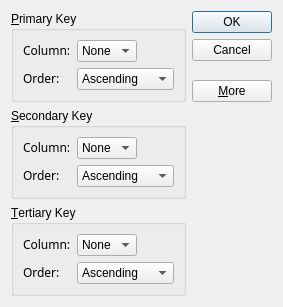
<ui version="4.0" >
 <author></author>
 <comment></comment>
 <exportmacro></exportmacro>
 <class>SortDialog</class>
 <widget class="QDialog" name="SortDialog" >
  <property name="windowTitle" >
   <string>Sort</string>
  </property>
  <layout class="QGridLayout" >
   <item rowspan="2" row="0" column="1" >
    <layout class="QVBoxLayout" >
     <item>
      <widget class="QPushButton" name="okButton" >
       <property name="text" >
        <string>OK</string>
       </property>
       <property name="default" >
        <bool>true</bool>
       </property>
      </widget>
     </item>
     <item>
      <widget class="QPushButton" name="cancelButton" >
       <property name="text" >
        <string>Cancel</string>
       </property>
      </widget>
     </item>
     <item>
      <spacer>
       <property name="orientation" >
        <enum>Qt::Vertical</enum>
       </property>
       <property name="sizeHint" >
        <size>
         <width>20</width>
         <height>0</height>
        </size>
       </property>
      </spacer>
     </item>
     <item>
      <widget class="QPushButton" name="moreButton" >
       <property name="text" >
        <string>&amp;More</string>
       </property>
       <property name="checkable" >
        <bool>true</bool>
       </property>
      </widget>
     </item>
    </layout>
   </item>
   <item row="3" column="0" >
    <widget class="QGroupBox" name="tertiaryGroupBox" >
     <property name="title" >
      <string>&amp;Tertiary Key</string>
     </property>
     <layout class="QGridLayout" >
      <item row="1" column="1" colspan="2" >
       <widget class="QComboBox" name="tertiaryOrderCombo" >
        <item>
         <property name="text" >
          <string>Ascending</string>
         </property>
        </item>
        <item>
         <property name="text" >
          <string>Descending</string>
         </property>
        </item>
       </widget>
      </item>
      <item row="1" column="0" >
       <widget class="QLabel" name="tertiaryOrderLabel" >
        <property name="text" >
         <string>&lt;html>&lt;head>&lt;meta name=&quot;qrichtext&quot; content=&quot;1&quot; />&lt;/head>&lt;body style=&quot; white-space: pre-wrap; font-family:Sans Serif; font-weight:400; font-style:normal; text-decoration:none;&quot;>&lt;p style=&quot; margin-top:0px; margin-bottom:0px; margin-left:0px; margin-right:0px; -qt-block-indent:0; text-indent:0px;&quot;>Order:&lt;/p>&lt;/body>&lt;/html></string>
        </property>
       </widget>
      </item>
      <item row="0" column="0" >
       <widget class="QLabel" name="tertiaryColumnLabel" >
        <property name="text" >
         <string>&lt;html>&lt;head>&lt;meta name=&quot;qrichtext&quot; content=&quot;1&quot; />&lt;/head>&lt;body style=&quot; white-space: pre-wrap; font-family:Sans Serif; font-weight:400; font-style:normal; text-decoration:none;&quot;>&lt;p style=&quot; margin-top:0px; margin-bottom:0px; margin-left:0px; margin-right:0px; -qt-block-indent:0; text-indent:0px;&quot;>Column:&lt;/p>&lt;/body>&lt;/html></string>
        </property>
       </widget>
      </item>
      <item row="0" column="2" >
       <spacer>
        <property name="orientation" >
         <enum>Qt::Horizontal</enum>
        </property>
        <property name="sizeHint" >
         <size>
          <width>31</width>
          <height>20</height>
         </size>
        </property>
       </spacer>
      </item>
      <item row="0" column="1" >
       <widget class="QComboBox" name="tertiaryColumnCombo" >
        <item>
         <property name="text" >
          <string>None</string>
         </property>
        </item>
       </widget>
      </item>
     </layout>
    </widget>
   </item>
   <item row="2" column="0" >
    <widget class="QGroupBox" name="secondaryGroupBox" >
     <property name="title" >
      <string>&amp;Secondary Key</string>
     </property>
     <layout class="QGridLayout" >
      <item row="1" column="1" colspan="2" >
       <widget class="QComboBox" name="secondaryOrderCombo" >
        <item>
         <property name="text" >
          <string>Ascending</string>
         </property>
        </item>
        <item>
         <property name="text" >
          <string>Descending</string>
         </property>
        </item>
       </widget>
      </item>
      <item row="1" column="0" >
       <widget class="QLabel" name="secondaryOrderLabel" >
        <property name="text" >
         <string>&lt;html>&lt;head>&lt;meta name=&quot;qrichtext&quot; content=&quot;1&quot; />&lt;/head>&lt;body style=&quot; white-space: pre-wrap; font-family:Sans Serif; font-weight:400; font-style:normal; text-decoration:none;&quot;>&lt;p style=&quot; margin-top:0px; margin-bottom:0px; margin-left:0px; margin-right:0px; -qt-block-indent:0; text-indent:0px;&quot;>Order:&lt;/p>&lt;/body>&lt;/html></string>
        </property>
       </widget>
      </item>
      <item row="0" column="0" >
       <widget class="QLabel" name="secondaryColumnLabel" >
        <property name="text" >
         <string>&lt;html>&lt;head>&lt;meta name=&quot;qrichtext&quot; content=&quot;1&quot; />&lt;/head>&lt;body style=&quot; white-space: pre-wrap; font-family:Sans Serif; font-weight:400; font-style:normal; text-decoration:none;&quot;>&lt;p style=&quot; margin-top:0px; margin-bottom:0px; margin-left:0px; margin-right:0px; -qt-block-indent:0; text-indent:0px;&quot;>Column:&lt;/p>&lt;/body>&lt;/html></string>
        </property>
       </widget>
      </item>
      <item row="0" column="2" >
       <spacer>
        <property name="orientation" >
         <enum>Qt::Horizontal</enum>
        </property>
        <property name="sizeHint" >
         <size>
          <width>31</width>
          <height>20</height>
         </size>
        </property>
       </spacer>
      </item>
      <item row="0" column="1" >
       <widget class="QComboBox" name="secondaryColumnCombo" >
        <item>
         <property name="text" >
          <string>None</string>
         </property>
        </item>
       </widget>
      </item>
     </layout>
    </widget>
   </item>
   <item row="1" column="0" >
    <spacer>
     <property name="orientation" >
      <enum>Qt::Vertical</enum>
     </property>
     <property name="sizeType" >
      <enum>QSizePolicy::Expanding</enum>
     </property>
     <property name="sizeHint" >
      <size>
       <width>20</width>
       <height>0</height>
      </size>
     </property>
    </spacer>
   </item>
   <item row="0" column="0" >
    <widget class="QGroupBox" name="primaryGroupBox" >
     <property name="title" >
      <string>&amp;Primary Key</string>
     </property>
     <layout class="QGridLayout" >
      <item row="1" column="1" colspan="2" >
       <widget class="QComboBox" name="primaryOrderCombo" >
        <item>
         <property name="text" >
          <string>Ascending</string>
         </property>
        </item>
        <item>
         <property name="text" >
          <string>Descending</string>
         </property>
        </item>
       </widget>
      </item>
      <item row="1" column="0" >
       <widget class="QLabel" name="primaryOrderLabel" >
        <property name="text" >
         <string>&lt;html>&lt;head>&lt;meta name=&quot;qrichtext&quot; content=&quot;1&quot; />&lt;/head>&lt;body style=&quot; white-space: pre-wrap; font-family:Sans Serif; font-weight:400; font-style:normal; text-decoration:none;&quot;>&lt;p style=&quot; margin-top:0px; margin-bottom:0px; margin-left:0px; margin-right:0px; -qt-block-indent:0; text-indent:0px;&quot;>Order:&lt;/p>&lt;/body>&lt;/html></string>
        </property>
       </widget>
      </item>
      <item row="0" column="0" >
       <widget class="QLabel" name="primaryColumnLabel" >
        <property name="text" >
         <string>&lt;html>&lt;head>&lt;meta name=&quot;qrichtext&quot; content=&quot;1&quot; />&lt;/head>&lt;body style=&quot; white-space: pre-wrap; font-family:Sans Serif; font-weight:400; font-style:normal; text-decoration:none;&quot;>&lt;p style=&quot; margin-top:0px; margin-bottom:0px; margin-left:0px; margin-right:0px; -qt-block-indent:0; text-indent:0px;&quot;>Column:&lt;/p>&lt;/body>&lt;/html></string>
        </property>
       </widget>
      </item>
      <item row="0" column="2" >
       <spacer>
        <property name="orientation" >
         <enum>Qt::Horizontal</enum>
        </property>
        <property name="sizeHint" >
         <size>
          <width>31</width>
          <height>20</height>
         </size>
        </property>
       </spacer>
      </item>
      <item row="0" column="1" >
       <widget class="QComboBox" name="primaryColumnCombo" >
        <item>
         <property name="text" >
          <string>None</string>
         </property>
        </item>
       </widget>
      </item>
     </layout>
    </widget>
   </item>
  </layout>
 </widget>
 <pixmapfunction></pixmapfunction>
 <tabstops>
  <tabstop>primaryColumnCombo</tabstop>
  <tabstop>primaryOrderCombo</tabstop>
  <tabstop>secondaryColumnCombo</tabstop>
  <tabstop>secondaryOrderCombo</tabstop>
  <tabstop>tertiaryColumnCombo</tabstop>
  <tabstop>tertiaryOrderCombo</tabstop>
  <tabstop>okButton</tabstop>
  <tabstop>cancelButton</tabstop>
  <tabstop>moreButton</tabstop>
 </tabstops>
 <resources/>
 <connections>
  <connection>
   <sender>moreButton</sender>
   <signal>toggled(bool)</signal>
   <receiver>secondaryGroupBox</receiver>
   <slot>setVisible(bool)</slot>
   <hints>
    <hint type="sourcelabel" >
     <x>295</x>
     <y>158</y>
    </hint>
    <hint type="destinationlabel" >
     <x>104</x>
     <y>166</y>
    </hint>
   </hints>
  </connection>
  <connection>
   <sender>moreButton</sender>
   <signal>toggled(bool)</signal>
   <receiver>tertiaryGroupBox</receiver>
   <slot>setVisible(bool)</slot>
   <hints>
    <hint type="sourcelabel" >
     <x>240</x>
     <y>141</y>
    </hint>
    <hint type="destinationlabel" >
     <x>170</x>
     <y>307</y>
    </hint>
   </hints>
  </connection>
  <connection>
   <sender>okButton</sender>
   <signal>clicked()</signal>
   <receiver>SortDialog</receiver>
   <slot>accept()</slot>
   <hints>
    <hint type="sourcelabel" >
     <x>257</x>
     <y>25</y>
    </hint>
    <hint type="destinationlabel" >
     <x>283</x>
     <y>268</y>
    </hint>
   </hints>
  </connection>
  <connection>
   <sender>cancelButton</sender>
   <signal>clicked()</signal>
   <receiver>SortDialog</receiver>
   <slot>reject()</slot>
   <hints>
    <hint type="sourcelabel" >
     <x>225</x>
     <y>56</y>
    </hint>
    <hint type="destinationlabel" >
     <x>264</x>
     <y>335</y>
    </hint>
   </hints>
  </connection>
 </connections>
</ui>
